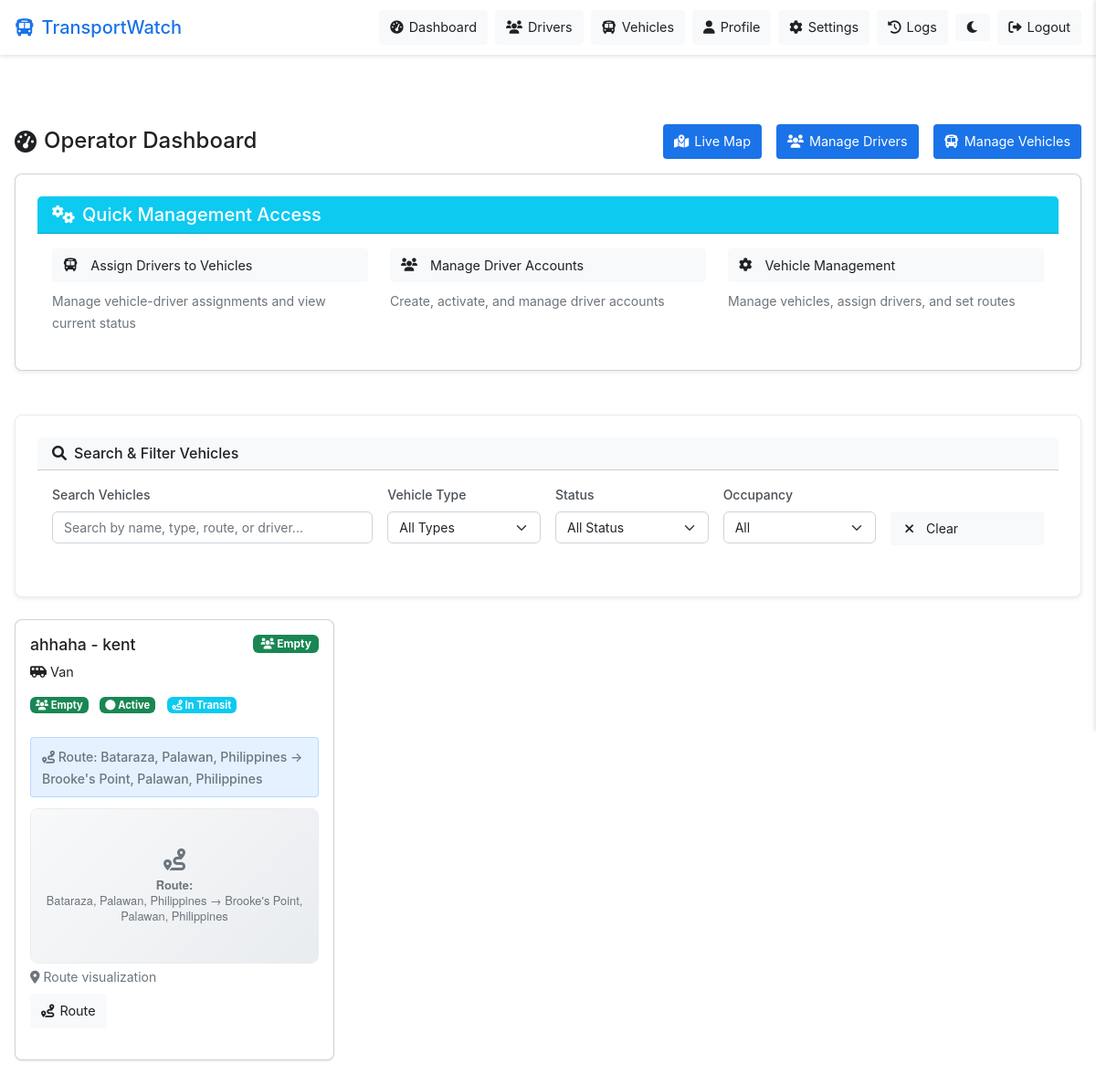
/operator/dashboard (signed in), run on the app's committed database.
### models/vehicle.py (models this page shows, shortened)
class Vehicle(db.Model):
    __tablename__ = 'vehicles'
    __table_args__ = {'extend_existing': True}  # Handle existing table
    id = db.Column(db.Integer, primary_key=True)
    registration_number = db.Column(db.String(20), unique=True, nullable=False)
    vehicle_type = db.Column(db.String(50), nullable=False)
    capacity = db.Column(db.Integer, nullable=False)
    status = db.Column(db.String(20), default='active')
    created_at = db.Column(db.DateTime, default=datetime.utcnow)
    occupancy_status = db.Column(db.String(20), default='empty')
    last_speed_kmh = db.Column(db.Float, default=0.0)
    current_latitude = db.Column(db.Float)
    current_longitude = db.Column(db.Float)
    last_updated = db.Column(db.DateTime, default=datetime.utcnow)
    accuracy = db.Column(db.Float, default=0.0)
    route = db.Column(db.String(100))
    route_info = db.Column(db.Text)
    owner_id = db.Column(db.Integer, db.ForeignKey('users.id'), nullable=False)
    assigned_driver_id = db.Column(db.Integer, db.ForeignKey('users.id'))
    owner = db.relationship('User', foreign_keys=[owner_id], backref='owned_vehicles')
    assigned_driver = db.relationship('User', foreign_keys=[assigned_driver_id], backref='assigned_vehicle')
    location_logs = db.relationship('LocationLog', backref='vehicle', lazy='dynamic')

### models/user.py (models this page shows, shortened)
class User(UserMixin, db.Model):
    __tablename__ = 'users'
    __table_args__ = {'extend_existing': True}  # Handle existing table
    id = db.Column(db.Integer, primary_key=True, autoincrement=True)
    username = db.Column(db.String(80), unique=True, nullable=False)
    email = db.Column(db.String(120), unique=True, nullable=False)
    password_hash = db.Column(db.String(255), nullable=False)
    user_type = db.Column(db.String(20), nullable=False)  # 'admin', 'operator', 'driver'
    created_at = db.Column(db.DateTime, default=datetime.utcnow)
    first_name = db.Column(db.String(100), nullable=True)
    middle_name = db.Column(db.String(100), nullable=True)
    last_name = db.Column(db.String(100), nullable=True)
    is_active = db.Column(db.Boolean, default=True, nullable=False)
    profile_image_url = db.Column(db.String(500), nullable=True)
    created_by_id = db.Column(db.Integer, db.ForeignKey('users.id'), nullable=True)  # For drivers created by operators
    created_by = db.relationship('User', remote_side=[id], backref='created_users')
    current_latitude = db.Column(db.Float, nullable=True)
    current_longitude = db.Column(db.Float, nullable=True)
    accuracy = db.Column(db.Float, nullable=True)  # accuracy in meters
    company_name = db.Column(db.String(200), nullable=True)
    contact_number = db.Column(db.String(50), nullable=True)
    notifications = db.relationship('Notification', backref=db.backref('user_backref', uselist=False), lazy='dynamic')
    notification_settings = db.relationship('NotificationSetting', backref=db.backref('user_backref', uselist=False), uselist=False)

### routes/operator.py (the view)
@operator_bp.route('/dashboard')
@login_required
def dashboard():
    if current_user.user_type != 'operator' and current_user.user_type != 'admin':
        flash('Access denied. Operator account required.', 'error')
        return redirect(url_for('index'))
    vehicles = Vehicle.query.filter(
        Vehicle.owner_id == current_user.id,
        Vehicle.assigned_driver_id.isnot(None),
        Vehicle.status == 'active'
    ).all()
    from models.user import Trip
    for vehicle in vehicles:
        if vehicle.assigned_driver_id:
            _ = vehicle.assigned_driver
        active_trip = Trip.query.filter_by(
            vehicle_id=vehicle.id,
            status='active'
        ).first()
        vehicle.has_active_trip = active_trip is not None
        vehicle.active_trip = active_trip
    return render_template('operator/dashboard.html', vehicles=vehicles)

### app.py (called while the page is built)
@login_manager.user_loader
def load_user(user_id):
    return User.query.get(int(user_id))

@app.context_processor
def inject_user():
    from flask import request
    from flask_login import current_user
    if request.endpoint == 'index':
        return {}  # Return empty context for public page
    return dict(current_user=current_user)

### templates/operator/dashboard.html (shortened to what this page needs)
{% extends "base.html" %}
{% block extra_css %}
<link rel="stylesheet" href="https://unpkg.com/leaflet@1.7.1/dist/leaflet.css" />
{% endblock %}
{% block content %}
<div class="page-header">
    <h1><i class="fas fa-tachometer-alt"></i> <span>Operator Dashboard</span></h1>
    <div class="header-actions">
        <button class="btn btn-primary" onclick="showLiveMapModal()">
            <i class="fas fa-map-marked-alt"></i> <span class="btn-text">Live Map</span>
        </button>
        <a href="{{ url_for('operator.manage_drivers_page') }}" class="btn btn-primary">
            <i class="fas fa-users"></i> <span class="btn-text">Manage Drivers</span>
        </a>
        <a href="{{ url_for('operator.manage_vehicles') }}" class="btn btn-primary">
            <i class="fas fa-bus"></i> <span class="btn-text">Manage Vehicles</span>
        </a>
    </div>
</div>
<div class="row mb-4">
    <div class="col-12">
        <div class="card shadow-sm">
            <div class="card-header bg-info text-white">
                <h5 class="mb-0">
                    <i class="fas fa-cogs me-2"></i>Quick Management Access
                </h5>
            </div>
            <div class="card-body">
                <div class="row">
                    <div class="col-md-4">
                        <a href="{{ url_for('operator.manage_vehicles') }}" class="btn btn-outline-info w-100 mb-2">
                            <i class="fas fa-bus me-2"></i>Assign Drivers to Vehicles
                        </a>
                        <small class="text-muted">Manage vehicle-driver assignments and view current status</small>
                    </div>
                    <div class="col-md-4">
                        <a href="{{ url_for('operator.manage_drivers_page') }}" class="btn btn-outline-info w-100 mb-2">
                            <i class="fas fa-users me-2"></i>Manage Driver Accounts
                        </a>
                        <small class="text-muted">Create, activate, and manage driver accounts</small>
                    </div>
                    <div class="col-md-4">
                        <a href="{{ url_for('operator.manage_vehicles') }}" class="btn btn-outline-info w-100 mb-2">
                            <i class="fas fa-cog me-2"></i>Vehicle Management
                        </a>
                        <small class="text-muted">Manage vehicles, assign drivers, and set routes</small>
                    </div>
                </div>
            </div>
        </div>
    </div>
</div>
<div class="vehicle-search-section mb-4">
    <div class="card shadow-sm">
        <div class="card-header bg-light">
            <h6 class="mb-0">
                <i class="fas fa-search me-2"></i>Search & Filter Vehicles
            </h6>
        </div>
        <div class="card-body">
            <div class="row g-3">
                <div class="col-md-4">
                    <div class="form-group">
                        <label for="vehicleSearch" class="form-label">Search Vehicles</label>
                        <input type="text" id="vehicleSearch" class="form-control" placeholder="Search by name, type, route, or driver...">
                    </div>
                </div>
                <div class="col-md-2">
                    <div class="form-group">
                        <label for="typeFilter" class="form-label">Vehicle Type</label>
                        <select id="typeFilter" class="form-select">
                            <option value="">All Types</option>
                        </select>
                    </div>
                </div>
                <div class="col-md-2">
                    <div class="form-group">
                        <label for="statusFilter" class="form-label">Status</label>
                        <select id="statusFilter" class="form-select">
                            <option value="">All Status</option>
                        </select>
                    </div>
                </div>
                <div class="col-md-2">
                    <div class="form-group">
                        <label for="occupancyFilter" class="form-label">Occupancy</label>
                        <select id="occupancyFilter" class="form-select">
                            <option value="">All</option>
                        </select>
                    </div>
                </div>
                <div class="col-md-2">
                    <div class="form-group">
                        <label class="form-label">&nbsp;</label>
                        <button id="clearFilters" class="btn btn-outline-secondary w-100">
                            <i class="fas fa-times me-2"></i>Clear
                        </button>
                    </div>
                </div>
            </div>
        </div>
    </div>
</div>
<div class="vehicle-grid">
    {% if vehicles %}
    {% for vehicle in vehicles %}
    <div class="card">
        <div style="display: flex; justify-content: space-between; align-items: start;">
            <div>
                <h3>
                    {{ vehicle.registration_number }}
                    {% if vehicle.assigned_driver %}
                    - {{ vehicle.assigned_driver.username }}
                    {% endif %}
                </h3>
                <p>
                    <i class="fas {% if vehicle.vehicle_type == 'bus' %}fa-bus{% else %}fa-van-shuttle{% endif %}"></i>
                    {{ vehicle.vehicle_type|title }}
                </p>
                <div class="vehicle-status-info">
                    <span class="badge {% if vehicle.occupancy_status == 'full' %}bg-danger{% elif vehicle.occupancy_status == 'partial' %}bg-warning{% else %}bg-success{% endif %} me-2">
                        <i class="fas fa-users"></i> {{ vehicle.occupancy_status|title }}
                    </span>
                    <span class="badge {% if vehicle.status == 'active' %}bg-success{% elif vehicle.status == 'delayed' %}bg-warning{% else %}bg-secondary{% endif %} me-2">
                        <i class="fas fa-circle"></i> {{ vehicle.status|title }}
                    </span>
                    {% if vehicle.has_active_trip %}
                    <span class="badge bg-info">
                        <i class="fas fa-route"></i> In Transit
                    </span>
                    {% endif %}
                </div>
            </div>
            <div class="vehicle-status-badges">
                <span class="badge {% if vehicle.occupancy_status == 'full' %}bg-danger{% elif vehicle.occupancy_status == 'partial' %}bg-warning{% else %}bg-success{% endif %}">
                    <i class="fas fa-users"></i> {{ vehicle.occupancy_status|title }}
                </span>
            </div>
        </div>
        <div style="margin-top: 10px; margin-bottom: 10px;">
            {% if vehicle.route %}
            <div class="route-info mb-2">
                <small class="text-muted">
                    <i class="fas fa-route"></i> Route: {{ vehicle.route }}
                </small>
            </div>
            <div class="route-map-container mb-2">
                <div id="routeMap-{{ vehicle.id }}" class="route-map"
                     data-route="{{ vehicle.route }}"
                     data-vehicle-id="{{ vehicle.id }}"
                     data-route-info="{{ vehicle.route_info if vehicle.route_info else '' }}">
                </div>
                <small class="text-muted d-block mt-1">
                    <i class="fas fa-map-marker-alt"></i> Route visualization
                </small>
            </div>
            {% endif %}
            <div class="d-flex gap-2 mb-2">
                <button class="btn btn-warning btn-sm"
                        data-vehicle-id="{{ vehicle.id }}"
                        data-registration="{{ vehicle.registration_number|e }}"
                        data-route="{{ (vehicle.route or 'No route set')|e }}"
                        onclick="showRouteOverrideModalFromButton(this)">
                    <i class="fas fa-route"></i> Route
                </button>
            </div>
        </div>
    </div>
    {% endfor %}
    {% else %}
    <div class="card" style="grid-column: 1 / -1; text-align: center;">
        <p>No vehicles added yet. Use the "Manage Vehicles" button to add vehicles.</p>
    </div>
    {% endif %}
</div>
{% endblock %}

### static/css/main.css (style rules this page uses)
:root { --primary-color: #1a73e8; --secondary-color: #5f6368; --background-color: #ffffff; --text-color: #202124; --error-color: #d93025; --success-color: #1e8e3e; --border-color: #dadce0; --hover-color: #f8f9fa; }
* { margin: 0; padding: 0; box-sizing: border-box; }
body { font-family: 'Roboto', sans-serif; background-color: var(--background-color); color: var(--text-color); line-height: 1.6; transition: background-color 0.3s, color 0.3s; }
.btn { padding: 8px 16px; border-radius: 4px; font-weight: 500; cursor: pointer; transition: background-color 0.2s, transform 0.1s; border: none; outline: none; }
.btn-primary { background-color: var(--primary-color); color: white; }
.card { background-color: var(--background-color); border-radius: 8px; box-shadow: 0 2px 4px rgba(0, 0, 0, 0.1); padding: 24px; margin-bottom: 24px; }
.form-group { margin-bottom: 16px; }
.form-label { display: block; margin-bottom: 8px; font-weight: 500; }
.page-header h1 i { display: inline-flex; align-items: center; justify-content: center; width: 24px; height: 24px; }
.btn i { display: inline-flex; align-items: center; justify-content: center; }

### templates/base.html (style rules this page uses)
:root[data-theme="light"] { --primary-color: #1a73e8; --secondary-color: #5f6368; --success-color: #34a853; --error-color: #ea4335; --warning-color: #fbbc05; --background-color: #ffffff; --hover-color: #f8f9fa; --border-color: #dadce0; --text-color: #202124; --text-secondary: #5f6368; --nav-background: #ffffff; --card-background: #ffffff; }
body { margin: 0; padding: 0; font-family: -apple-system, BlinkMacSystemFont, "Segoe UI", Roboto, "Helvetica Neue", Arial, sans-serif; background-color: var(--background-color); color: var(--text-color); transition: background-color 0.3s, color 0.3s; }
.form-group { margin-bottom: 16px; }
.form-label { display: block; margin-bottom: 8px; color: var(--text-secondary); }
.btn { padding: 8px 12px; border: none; border-radius: 4px; font-size: 0.9rem; cursor: pointer; transition: background-color 0.2s; text-decoration: none; display: inline-flex; align-items: center; gap: 6px; color: var(--text-color); background-color: var(--hover-color); }
.btn-primary { background-color: var(--primary-color); color: white; }
.card { background-color: var(--card-background); border-radius: 8px; box-shadow: 0 1px 2px rgba(0, 0, 0, 0.1); padding: 24px; color: var(--text-color); transition: background-color 0.3s, color 0.3s; }
input, select, textarea, button, .form-control, .form-check-input { position: relative; z-index: 2070 !important; }

### data on the page
Vehicle: registration_number "ahhaha", assigned_driver.username "kent", vehicle_type "Van", occupancy_status "Empty", status "Active", route "Bataraza, Palawan, Philippines → Brooke's Point, Palawan, Philippines"
